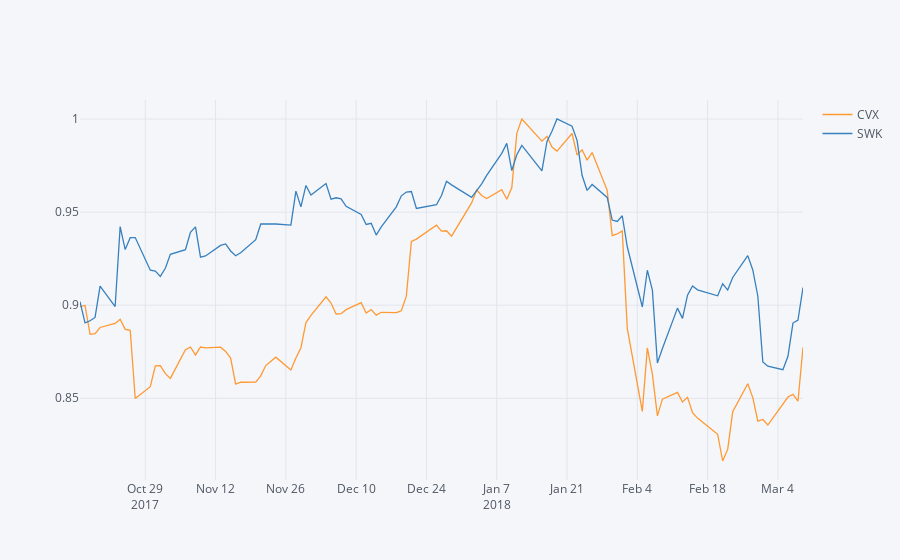

Notebook cell for this chart:
### Markdown cell above
### Verification

### Code cell
sp.plot(tickers=["SWK","CVX"])
